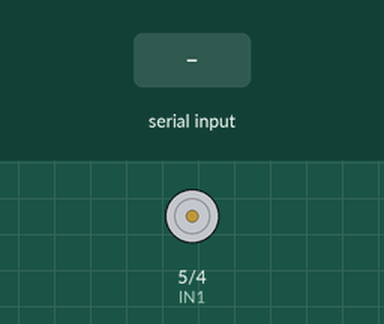
Recording of a sketch running on a simulated Arduino Uno, built with avr-gcc and run on an emulated ATmega328P. Parts: motor-driver pin pairs drawn as motors (green arrow = first pin HIGH = forward, orange = second pin HIGH = backward, longer = more drive). Inputs (shaded band) come from the test bench.

Above: at 1.2 s.
1.3 s: "q" received over Serial
At 2.5 s:
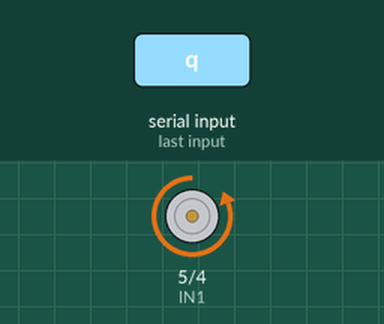
Timing chart, 0 to 4.3 s (numbered marks = the images above; inputs shaded):
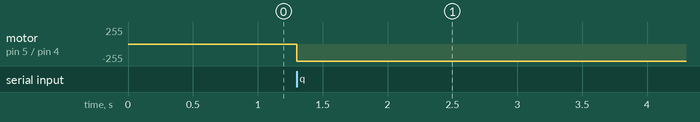

Measured:
- after the input at 1.3 s, motor on pin 5 (IN1) / pin 4 (IN2): stopped → backward 255/255 at once

The sketch:

06.ino
```cpp
char key;
int IN1 = 5;
int IN2 = 4;
unsigned long previousMillis = 0;
const long interval = 60000; // 60 seconds
bool motorRunning = false;

void setup()
{
    Serial.begin(9600);
    pinMode(IN1, OUTPUT);
    pinMode(IN2, OUTPUT);
    digitalWrite(IN1, LOW);
    digitalWrite(IN2, LOW);
}

void loop()
{
    if (Serial.available())
    {
        key = Serial.read();
    }

    // Check the key input and set motor direction
    if (key == 'q') // Rotate left for 1 minute when 'q' is received
    {
        digitalWrite(IN1, LOW);
        digitalWrite(IN2, HIGH); // Set IN2 HIGH to rotate left
        motorRunning = true;
        previousMillis = millis(); // Store the start time
    }

    // Stop motor after the interval
    if (motorRunning && (millis() - previousMillis >= interval))
    {
        digitalWrite(IN1, LOW);
        digitalWrite(IN2, LOW); // Stop the motor
        motorRunning = false;
    }
}
```
